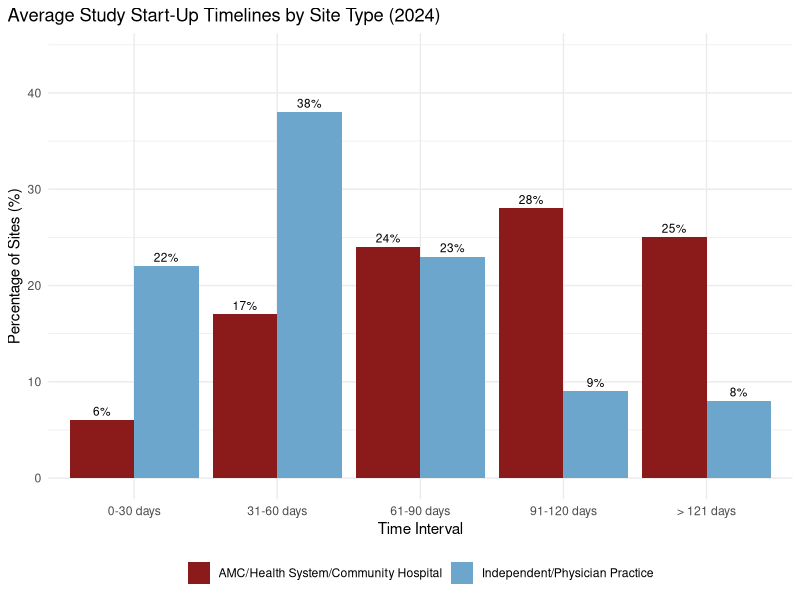

Write the R code that produced this figure.
## ---- chunk 1
#| label: fig-wcg-startup-times
#| fig-cap: "Average clinical trial site start-up durations (days) by institution type. Data from @wcg_site_challenges_2024."
#| echo: false

# Reproduced from WCG (2024) Clinical Research Site Challenges Report, Section 7
library(ggplot2)
library(tidyr)

data <- data.frame(
  range = factor(c("0-30 days", "31-60 days", "61-90 days", "91-120 days", "> 121 days"),
                 levels = c("0-30 days", "31-60 days", "61-90 days", "91-120 days", "> 121 days")),
  Independent = c(22, 38, 23, 9, 8),
  AMC_HealthSystem = c(6, 17, 24, 28, 25)
)

data_long <- pivot_longer(data, cols = c(Independent, AMC_HealthSystem), 
                          names_to = "SiteType", values_to = "Percentage")

ggplot(data_long, aes(x = range, y = Percentage, fill = SiteType)) +
  geom_bar(stat = "identity", position = "dodge") +
  labs(title = "Average Study Start-Up Timelines by Site Type (2024)",
       x = "Time Interval",
       y = "Percentage of Sites (%)",
       fill = "Site Type") +
  scale_fill_manual(values = c("Independent" = "skyblue3", "AMC_HealthSystem" = "firebrick4"),
                    labels = c("Independent" = "Independent/Physician Practice",
               "AMC_HealthSystem" = "AMC/Health System/Community Hospital")) +
  expand_limits(y = 44) +
  theme_minimal() +
  theme(legend.position = "bottom",
        legend.title = element_blank(),
        plot.title.position = "plot",
        plot.background = element_rect(fill = "white", color = NA)) +
  geom_text(aes(label = paste0(Percentage, "%")), 
            position = position_dodge(width = 0.9), vjust = -0.5, size = 3)
